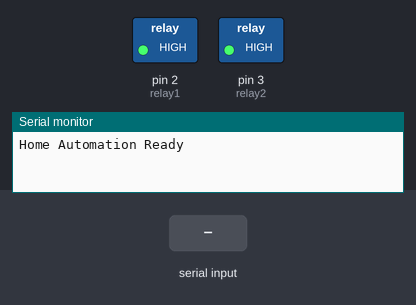
A sketch run on a simulated Arduino Uno, built with avr-gcc and run on an emulated ATmega328P. On the bench: switched loads named in the sketch (green lamp = pin HIGH), the last lines printed to the serial monitor. The test bench sets the inputs (shaded band).

Above: at 1.2 s.
1.3 s: "A" received over the second serial link
At 2.5 s:
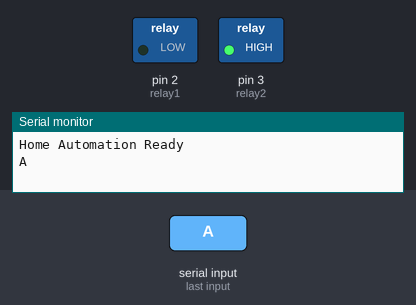
2.8 s: "B" received over the second serial link
At 3.6 s:
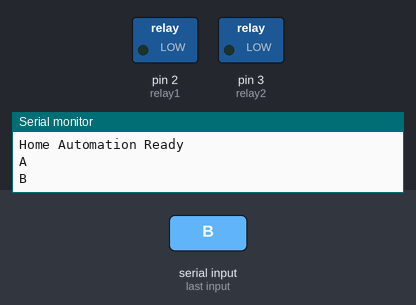
4.3 s: "a" received over the second serial link
At 4.8 s:
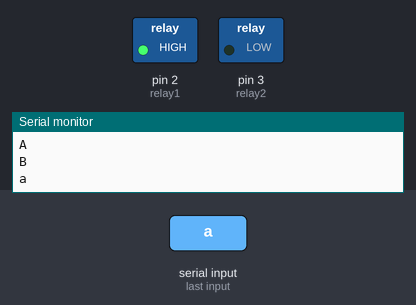
Timing chart, 0 to 7.3 s (numbered marks = the images above; inputs shaded):
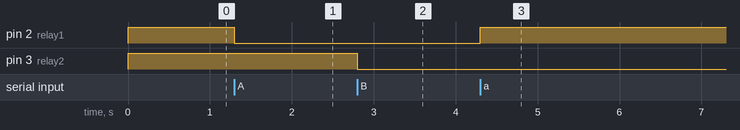

Measured:
- after the input at 1.3 s, pin 2 (relay1): HIGH → LOW at once
- after the input at 2.8 s, pin 3 (relay2): HIGH → LOW at once
- after the input at 4.3 s, pin 2 (relay1): LOW → HIGH at once

The sketch:

Home_Automation.ino
```cpp
#include <SoftwareSerial.h>
SoftwareSerial BT(10, 11); // RX, TX

const int relay1 = 2;
const int relay2 = 3;

void setup() {
  pinMode(relay1, OUTPUT);
  pinMode(relay2, OUTPUT);
  digitalWrite(relay1, HIGH); // relays off at start
  digitalWrite(relay2, HIGH);

  BT.begin(9600);   // Bluetooth baud rate
  Serial.begin(9600);
  Serial.println("Home Automation Ready");
}

void loop() {
  if (BT.available()) {
    char command = BT.read();
    Serial.println(command);

    if (command == 'A') {
      digitalWrite(relay1, LOW);  // Turn ON Relay1
    }
    else if (command == 'a') {
      digitalWrite(relay1, HIGH); // Turn OFF Relay1
    }
    else if (command == 'B') {
      digitalWrite(relay2, LOW);  // Turn ON Relay2
    }
    else if (command == 'b') {
      digitalWrite(relay2, HIGH); // Turn OFF Relay2
    }
  }
 }
```
